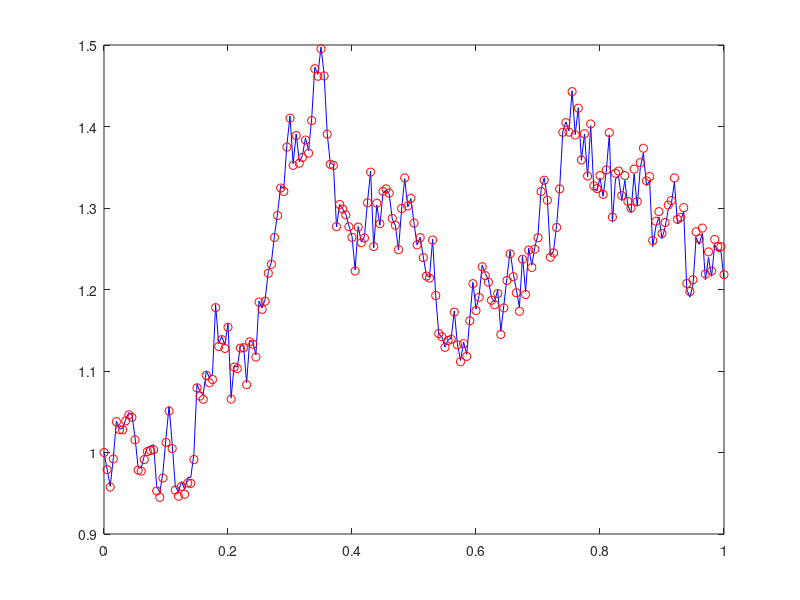

This chart was generated by the following MATLAB code: (Note: this script raises an error after producing the figure.)
%CHAIN  Test stochastic Chain Rule
%
% Solve SDE for V(X) = sqrt(X) where X solves 
%         dX = (alpha - X) dt + beta sqrt(X) dW,   X(0) = Xzero,
%      with alpha = 2, beta = 1 and Xzero = 1.
% Xem1 is Euler-Maruyama solution for X. 
% Xem2 is Euler-Maruyama solution of SDE for V from Chain Rule.
% Hence, we compare sqrt(Xem1) and Xem2.
% Note: abs is used for safety inside sqrt, but has no effect in this case.

randn('state',100)
alpha = 2; beta = 1; T = 1; N = 200; dt = T/N;  % Problem parameters
Xzero = 1; Xzero2 = sqrt(Xzero);                % 

Dt = dt;                                        % EM steps of size Dt = dt
Xem1 = zeros(1,N); Xem2 = zeros(1,N);           % preallocate for efficiency 
Xtemp1 = Xzero;  Xtemp2 = Xzero2;
for j = 1:N
   Winc = sqrt(dt)*randn;  
   f1 = (alpha-Xtemp1);
   g1 = beta*sqrt(abs(Xtemp1));
   Xtemp1 = Xtemp1 + Dt*f1 + Winc*g1;
   Xem1(j) = Xtemp1;
   f2 = (4*alpha-beta^2)/(8*Xtemp2) - Xtemp2/2;
   g2 = beta/2;
   Xtemp2 = Xtemp2 + Dt*f2 + Winc*g2;
   Xem2(j) = Xtemp2;
end

plot([0:Dt:T],[sqrt([Xzero,abs(Xem1)])],'b-',[0:Dt:T],[Xzero,Xem2],'ro')
legend('Direct Solution','Solution via Chain Rule',2)
legend('Direct Solution','Solution via Chain Rule','location','northwest')
xlabel('t','FontSize',12) 
ylabel('V(X)','FontSize',16,'Rotation',0,'HorizontalAlignment','right')

% suppress code analyzer message
%#ok<*NOPTS>

Xdiff = norm(sqrt(Xem1) - Xem2,'inf')
